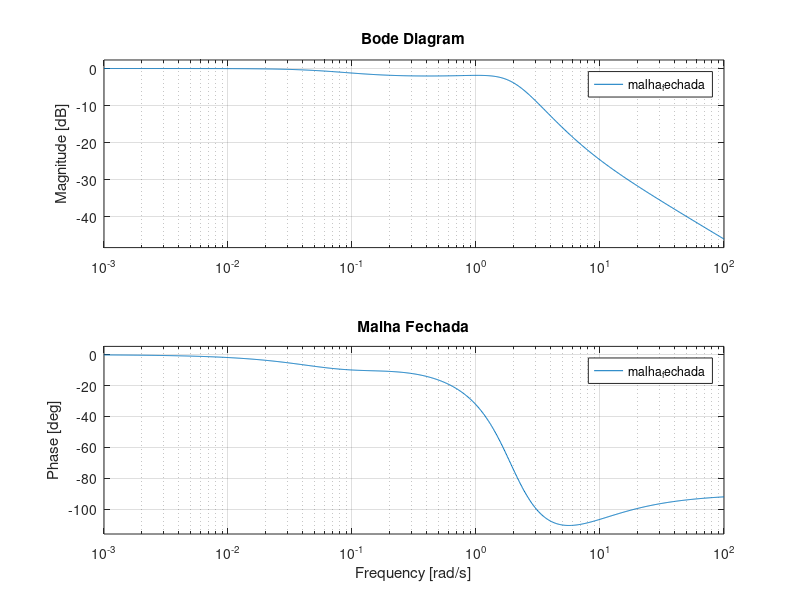

The MATLAB source for this figure:
clear all;
close all;
clc;

Kp=3;
Kd=.5;
Ki=0.3;
wn=1;
zeta=1;
K=1;
t=0:0.05:5;

s=tf('s');

M=(wn^2)/(s^2+2*zeta*wn*s+wn^2);
P=Kp+Kd*s+Ki/s;
malha_fechada=(P*M)/(1+P*M);

figure (1);
subplot (1,3,1);
    bode(M);
    title ('Motor');
    grid on
subplot(1,3,2);
    bode(P);
    title('Controlador');
    grid on
subplot(1,3,3);
    bode(malha_fechada);
    title('Malha Fechada');
    grid on